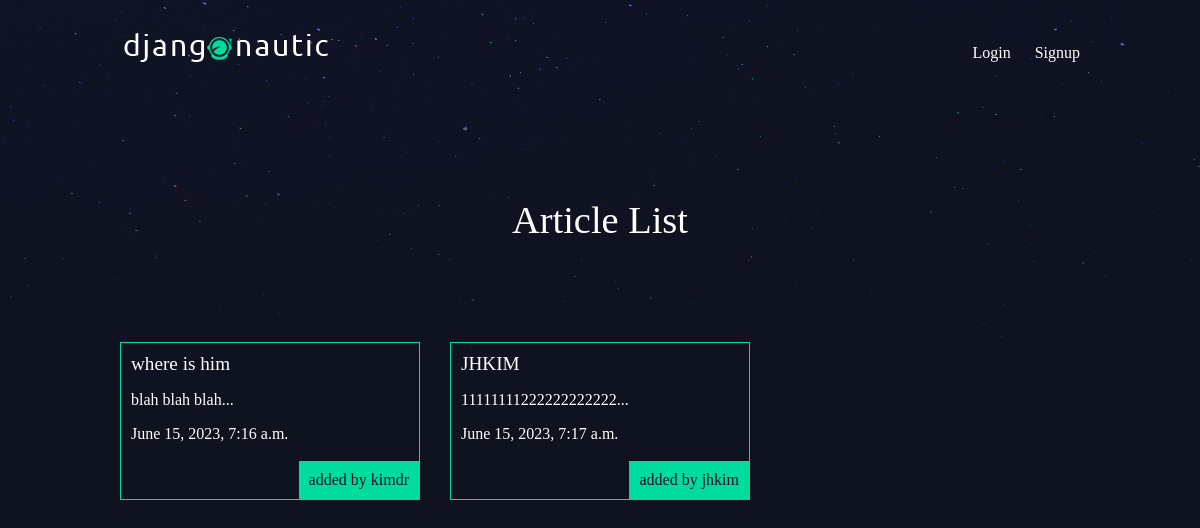
The app's page /articles/ with its own data.
### articles/models.py (models this page shows, shortened)
class Article(models.Model):
    title = models.CharField(max_length=100)
    slug = models.SlugField()
    body = models.TextField()
    date = models.DateTimeField(auto_now_add=True)
    thumb = models.ImageField(default='default.png', blank=True)
    author = models.ForeignKey(User, default=None, on_delete=models.CASCADE)
    def snippet(self):
        return self.body[:50] + '...'

### articles/views.py (the view)
# urls.py: path('',views.article_list, name="list"),
def article_list(request):
    articles = Article.objects.all().order_by('date')
    return render(request, 'articles/article_list.html', { 'articles': articles })

### articles/templates/articles/article_list.html
{% extends 'base_layout.html' %} {% block content %}
<h1>Article List</h1>
<div class="articles">
  {% for article in articles %}
  <div class="article">
    <h2>
      <a href="{% url 'articles:detail' slug=article.slug %}"
        >{{ article.title }}</a
      >
    </h2>
    <p>{{ article.snippet }}</p>
    <p>{{ article.date }}</p>
    <p class="author">added by {{ article.author.username }}</p>
  </div>
  {% endfor %}
</div>
{% endblock %}

### assets/styles.css (style rules this page uses)
body { background-color: #0f121f; background-image: url(stars.png); background-repeat: no-repeat; color: #fff; }
body * { font-family: Ubuntu; }
h1, h2, h3, h4, h5 { font-weight: normal; margin: 0; }
a, a:hover, a:visited { color: #fff; text-decoration: none; }
div.wrapper h1 { text-align: center; margin: 100px auto; font-size: 2.4em; }
.articles { display: grid; grid-template-columns: 1fr 1fr 1fr; grid-gap: 30px; }
.article { padding: 10px; border: 1px solid #00dba0; position: relative; padding-bottom: 40px; }
.article h2 { font-size: 1.2em; }
.article .author { padding: 10px; background: #00dba0; position: absolute; right: 0; bottom: 0; margin: 0; color: #0f121f; }

### records on screen
Article: title "where is him", snippet "blah blah blah...", date "June 15, 2023, 7:16 a.m.", author.username "kimdr"
Article: title "JHKIM", snippet "11111111222222222222...", date "June 15, 2023, 7:17 a.m.", author.username "jhkim"
